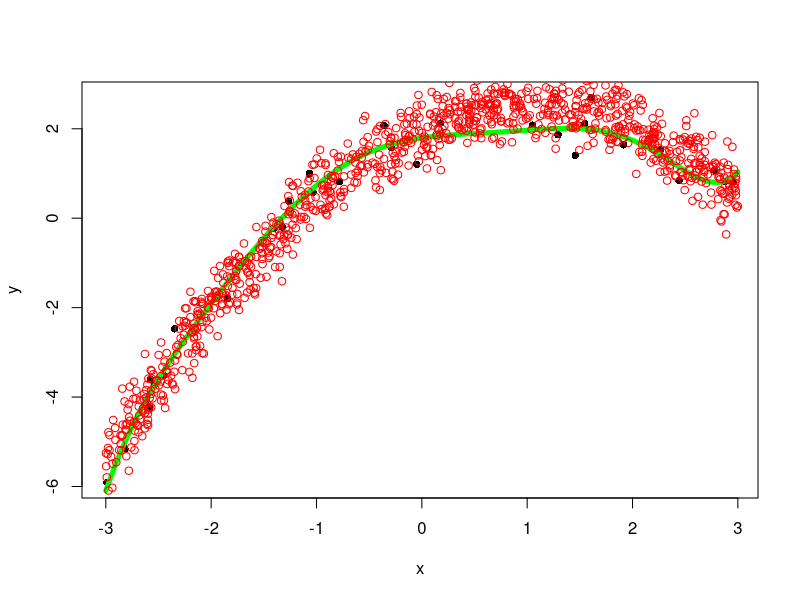

Source code (R): (Note: this script raises an error after producing the figure.)
createRandomPointsWithErrorsForTargetFunction = function(numberOfPoints, interval) {
  x = runif(numberOfPoints, interval[1], interval[2])
  y = 2 + x - 0.5 * x ^ 2
  errors = rnorm(n = numberOfPoints, mean = 0, sd = 0.4)
  ywitherrors = y + errors # adding errors to the function values
  
  return(matrix(c(x, ywitherrors),ncol = 2, nrow = length(x)))
}

mse = function(points, func, numbers) {
  #return(sum((points - func) ^ 2) / numbers)
  return(mean((points - func) ^ 2))
} 

# configuration
set.seed(20)
degree = 8
interval = c(-3, 3)
points = 30

points = createRandomPointsWithErrorsForTargetFunction(numberOfPoints = points, interval)
x = points[,1]
y = points[,2]
plot(x, y, pch=16) 

# creating model with the give degree
regression = lm(y ~ poly(x, degree))
values = seq(from = interval[1], to = interval[2], by = 0.1)
model = predict(regression, data.frame(x = values), interval = "confidence", level = 0.95)

# adding mode to the plot
lines(values, model[,1], col='green', lwd=5)

mse_value = mean(regression$residuals^2)
sprintf("MSE: %f", mse_value)

# task 2
points = 1000

values = createRandomPointsWithErrorsForTargetFunction(numberOfPoints = points, interval)
x = values[,1]
y = values[,2]

points(x = x, y = y, col="red")

values = seq(interval[1], interval[2], length.out = number)
newprediction = predict(regression, data.frame(x = values), interval = "confidence", level = 0.95)

new_mse_value = mse(points = newprediction[,1], func = y, numbers = points)
sprintf("MSE: %f", new_mse_value)
